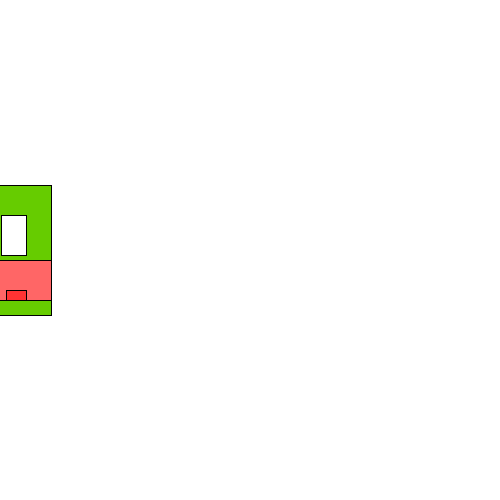
Frame 1 (no input)
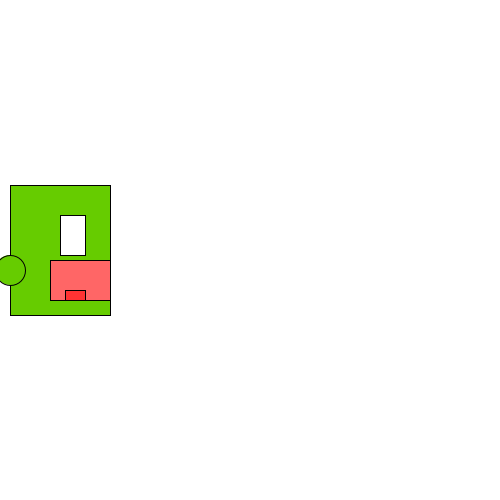
Frame 60 (the mouse pressed at the canvas centre just before this capture)
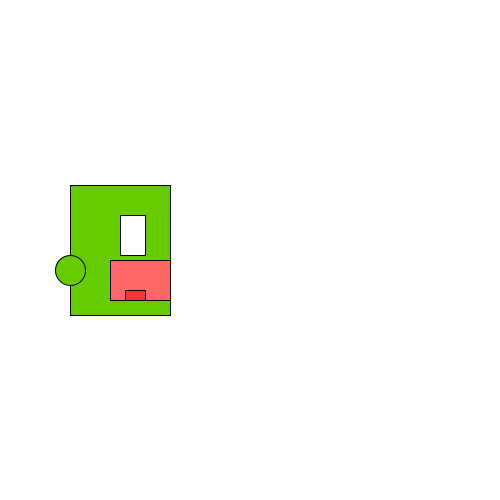
Frame 120 (the mouse held since frame 60 and released just before this capture)

The Processing sketch that drew these frames (run headless with seeded random() and noise(); from frame 60 on, the mouse is pressed at the canvas centre):

// Processing sketch: processing_132021
// ── processing_132021.pde

/* OpenProcessing Tweak of *@*http://www.openprocessing.org/sketch/124919*@* */
/* !do not delete the line above, required for linking your tweak if you upload again */
int second = 0;
boolean cols = false;
int count = 0;
boolean dir = false;
int speed = 3;
int x;
int c1;
int snelheid = 1;


void setup()
{
  size(500, 500);
  background(255);
}

void draw()
{
    background(255);
    updateX();
    monster( x, c1 );
    testRand();
    


}

void monster(int i, color c1){
    stroke(0);
      fill(c1);
      rect( i-50, 250-65, 100, 130 );
      fill(255, 102, 102);
      rect( i-10, 250+10, 60, 40);
      fill(255, 51, 51);
      rect( i+5, 250+40, 20, 10);
      fill(255);
      rect( i, 250-35, 25, 40);
      fill(c1);
      ellipse( i-50, 250+20, 30, 30);
}

void updateX(){
    x = x + snelheid;
    c1 = color(102, 204, 0);
}

void testRand(){
  if ( x > width || x < 0 ){
    snelheid = -snelheid;
  }
  }
